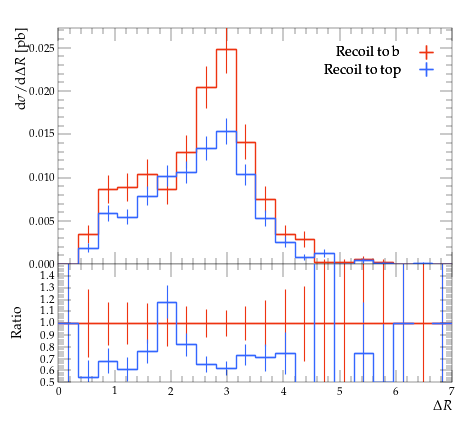

Python code for this plot:
#! /usr/bin/env python

# This Python script was auto-generated using YODA v2.0.2.
# Analysis object: /MC_TTBAR/onelep_jetb_1_jetl_1_dR
# Timestamp: 07-08-2026 (11:29:31)

import matplotlib as mpl
import matplotlib.pyplot as plt
mpl.use('Agg') # comment out for interactive use
import os
import numpy as np

plotDir = os.path.split(os.path.realpath(__file__))[0]
if 'YODA_USER_PLOT_PATH' in globals():
    plot_outdir = globals()['YODA_USER_PLOT_PATH']
else:
    plot_outdir = plotDir

#plot style
plt.style.use(os.path.join(plotDir, '../default.mplstyle'))
# plot metadata
figW, figH = plt.rcParams['figure.figsize']
ax_xLabel = r'$\Delta R$'
ax_yLabel = r'$\mathrm{d}\sigma/\mathrm{d}\Delta R$ [pb]'
ax_title  = r''
ax_xScale = 'linear'
ax_yScale = 'linear'
xLims = (0.0, 7.0)
yLims = (0.0, 0.027296522000000004)

# TeX-friendly labels for the legend
labels = {
    'legend' : ([ r"Recoil to b", r"Recoil to top" ], r""),
}

# Adjust canvas width and height
canvasW = 10.0
canvasH = 9.0
figW *= canvasW/10.
figH *= canvasH/9.

# Create figure and axis objects
fig, (ax, ratio0_ax) = plt.subplots(2, 1, sharex=True,
                  figsize=(figW,figH), gridspec_kw={'height_ratios': (6.0, 3.0)})

# Set figure margins
plt.subplots_adjust(
    left   = 1.0 * plt.rcParams['figure.subplot.left'],
    right  = 1.0 * plt.rcParams['figure.subplot.right'],
    top    = 1.0 * plt.rcParams['figure.subplot.top'],
    bottom = 1.0 * plt.rcParams['figure.subplot.bottom'])

ratio0_ax.yaxis.set_major_locator(mpl.ticker.MultipleLocator(0.1))
ratio0_ax.set_ylim(0.5, 1.4999)
ratio0_ax.set_ylabel('Ratio')

# the numerical data is stored in a separate file
dataf = dict()
prefix = os.path.split(__file__)[0]
if prefix:    prefix = prefix + '/'
exec(open(prefix+'onelep_jetb_1_jetl_1_dR__data.py').read(), dataf)


legend_handles = dict() # keep track of handles for the legend

# style options for curves
# starts at zorder>=5 to draw curve on top of legend
styles = {
  'rec_b': {
    'color' : '#EE3311',
    'linestyle' : '-',
    'linewidth' : 1,
    'marker' : 'none',
    'markersize' : 2,
    'capsize' : 0.0,
    'zorder' : 5,
    'histstyle' : 1,
    'drawstyle' : 'steps-pre',
    'xerrorbars' : 1,
    'yerrorbars' : 1,
    'fillcolor' : None,
    'fillopacity' : 1.0,
    'ratio0_linestyle' : '-',
    'ratio0_linewidth' : 1,
    'ratio0_marker' : 'none',
    'ratio0_markersize' : 2,
    'ratio0_capsize' : 0.0,
    'ratio0_zorder' : 5,
    'ratio0_histstyle' : 1,
    'ratio0_drawstyle' : 'steps-pre',
    'ratio0_xerrorbars' : 1,
    'ratio0_yerrorbars' : 1,
  },
  'rec_t': {
    'color' : '#3366FF',
    'linestyle' : '-',
    'linewidth' : 1,
    'marker' : 'none',
    'markersize' : 2,
    'capsize' : 0.0,
    'zorder' : 6,
    'histstyle' : 1,
    'drawstyle' : 'steps-pre',
    'xerrorbars' : 1,
    'yerrorbars' : 1,
    'fillcolor' : None,
    'fillopacity' : 1.0,
    'ratio0_linestyle' : '-',
    'ratio0_linewidth' : 1,
    'ratio0_marker' : 'none',
    'ratio0_markersize' : 2,
    'ratio0_capsize' : 0.0,
    'ratio0_zorder' : 6,
    'ratio0_histstyle' : 1,
    'ratio0_drawstyle' : 'steps-pre',
    'ratio0_xerrorbars' : 1,
    'ratio0_yerrorbars' : 1,
  },
}

# curve from input yoda files in main panel
for label, yvals in dataf['yvals'].items():
    if all(np.isnan(v) for v in dataf['yvals'][label]):
        continue
    tmp = None
    if styles[label]['histstyle']: # draw as histogram
        xpos = dataf['xedges'][label] if styles[label]['drawstyle'] else dataf['xpoints'][label]
        ypos = np.insert(yvals, 0, yvals[0]) if styles[label]['drawstyle'] else yvals
        if styles[label]['fillcolor']: # fill area below curve
            ax.fill_between(xpos, ypos, step='pre',
                            color=styles[label]['fillcolor'],
                            alpha=styles[label]['fillopacity'])
        tmp, = ax.plot(xpos, ypos,
                       color=styles[label]['color'],
                       linestyle=styles[label]['linestyle'],
                       linewidth=styles[label]['linewidth'],
                       drawstyle=styles[label]['drawstyle'], solid_joinstyle='miter',
                       zorder=styles[label]['zorder'], label=label)
    tmp = ax.errorbar(dataf['xpoints'][label], yvals,
                      xerr=np.array(dataf['xerrs'][label])*styles[label]['xerrorbars'],
                      yerr=np.array(dataf['yerrs'][label])*styles[label]['yerrorbars'],
                      fmt=styles[label]['marker'], capsize=styles[label]['capsize'],
                      markersize=styles[label]['markersize'],
                      ecolor=styles[label]['color'],
                      color=styles[label]['color'], zorder=styles[label]['zorder'])
    tmp[-1][0].set_linestyle(styles[label]['linestyle'])
    tmp[-1][0].set_linewidth(styles[label]['linewidth'])
    if label in dataf['add_legend_handle']:  legend_handles[label] = tmp
    for varLabel in dataf['variation_yvals'].keys():
        if varLabel.startswith(label):
            tmp, = ax.plot(dataf['xedges'][label], dataf['variation_yvals'][varLabel],
                           color=styles[label]['color'],
                           linestyle=styles[label]['linestyle'],
                           linewidth=styles[label]['linewidth'],
                           drawstyle='steps-pre', solid_joinstyle='miter',
                           zorder=styles[label]['zorder'], alpha=0.5)


# plots on ratio panel
# curve from input yoda files in ratio panel
for label, yvals in dataf['ratio0_yvals'].items():
    if all(np.isnan(v) for v in yvals):
        continue
    if styles[label]['ratio0_histstyle']: # plot as histogram
        xpos = dataf['xedges']['rec_b'] if styles[label]['ratio0_drawstyle'] else dataf['xpoints']['rec_b']
        ypos = np.insert(yvals, 0, yvals[0]) if styles[label]['ratio0_drawstyle'] else yvals
        ratio0_ax.plot(xpos, ypos,
                       color=styles[label]['color'],
                       linewidth=styles[label]['linewidth'],
                       linestyle=styles[label]['ratio0_linestyle'],
                       drawstyle=styles[label]['ratio0_drawstyle'], zorder=styles[label]['zorder'],
                       solid_joinstyle='miter')
    tmp = ratio0_ax.errorbar(dataf['xpoints']['rec_b'], yvals,
                             xerr=np.array(dataf['ref_xerrs'])*styles[label]['ratio0_xerrorbars'],
                             yerr=np.array(dataf['ratio0_yerrs'][label])*styles[label]['ratio0_yerrorbars'],
                             fmt=styles[label]['ratio0_marker'], capsize=styles[label]['ratio0_capsize'],
                             markersize=styles[label]['ratio0_markersize'],
                             ecolor=styles[label]['color'],
                             color=styles[label]['color'])
    tmp[-1][0].set_linestyle(styles[label]['ratio0_linestyle'])
    tmp[-1][0].set_linewidth(styles[label]['ratio0_linewidth'])

    for varlabel in dataf['ratio0_variation_vals'].keys():
        if varlabel.startswith(label):
            ratio0_ax.plot(dataf['xedges']['rec_b'],
                            dataf['ratio0_variation_vals'][varlabel],
                            color=styles[label]['color'],
                            linestyle=styles[label]['linestyle'],
                            linewidth=styles[label]['linewidth'],
                            drawstyle='steps-pre', solid_joinstyle='miter',
                            zorder=1, alpha=0.5)

legend_items = list(legend_handles.values())
ax.add_artist(ax.legend(legend_items,
                        labels['legend'][0],
                        title=labels['legend'][1],
                        alignment='right',
                        loc='upper right',
                        bbox_to_anchor=(1.0, 0.97),markerfirst=False))

# set plot metadata as defined above
ratio0_ax.set_xlabel(ax_xLabel)
ratio0_ax.xaxis.set_label_coords(1., -0.15)
ax.set_ylabel(ax_yLabel, ha='right', va='top')
ax.yaxis.set_label_coords(-0.11, 1.0)
ax.set_title(ax_title, loc='left')
ax.set_xscale(ax_xScale)
ax.set_yscale(ax_yScale)
ax.set_xlim(xLims)
ax.set_ylim(yLims)

# tick formatting
plt.rcParams['xtick.top'] = True
plt.rcParams['ytick.right'] = True
fig.align_ylabels((ax, ratio0_ax))
plt.savefig(os.path.join(plot_outdir, 'onelep_jetb_1_jetl_1_dR.pdf'), format='PDF')
plt.savefig(os.path.join(plot_outdir, 'onelep_jetb_1_jetl_1_dR.png'), format='PNG')

plt.close(fig)
